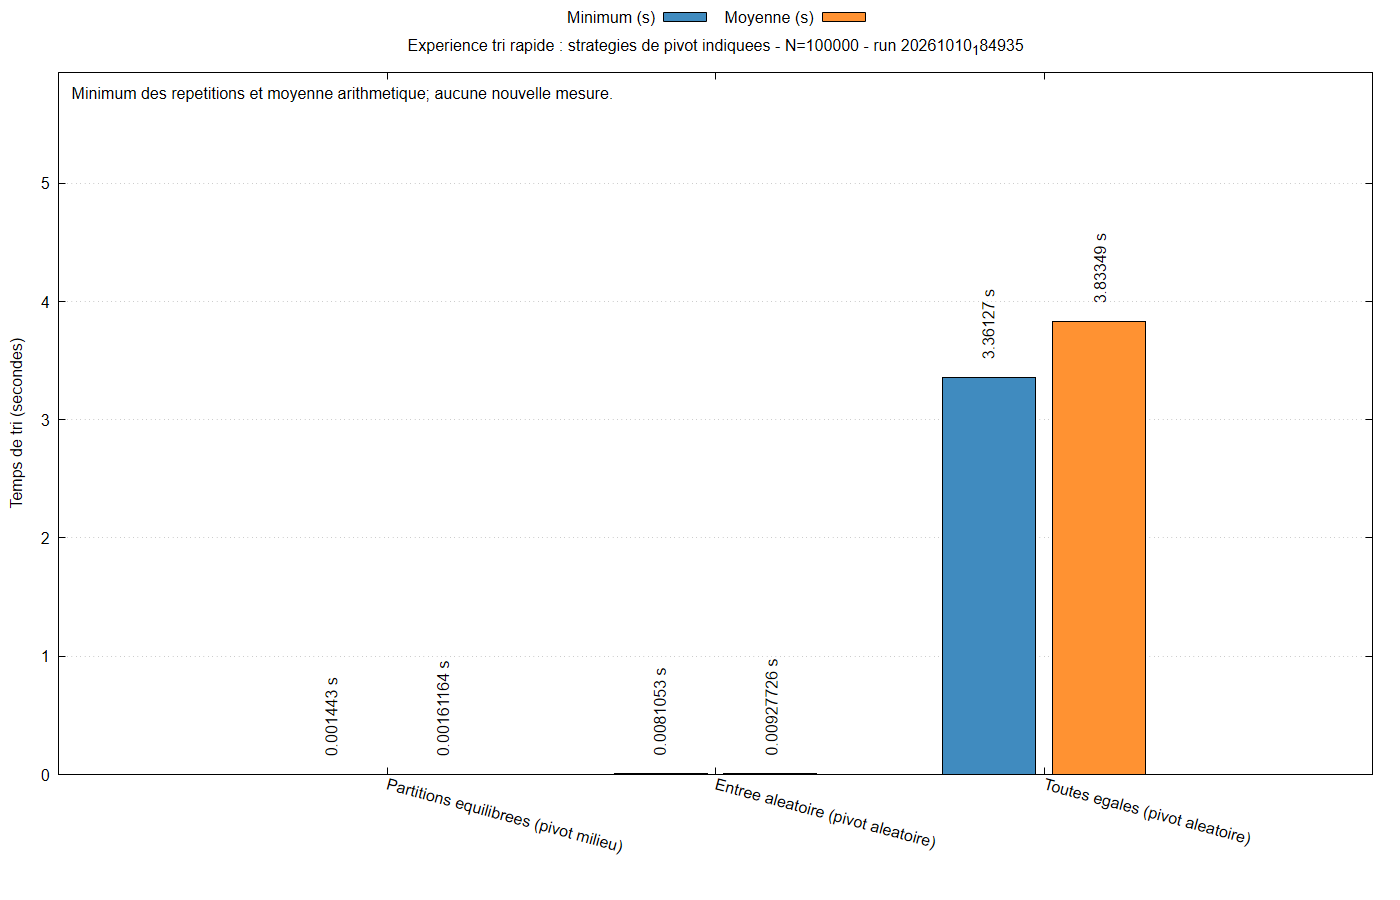

The gnuplot source for this figure:
set encoding utf8
set terminal pngcairo size 1400,900 font 'Arial,12'
set output 'graphiques/20261010_184935/histogrammes/experience_rapide_100000.png'
set datafile separator ';'
set datafile missing 'non_mesure'
set title 'Experience tri rapide : strategies de pivot indiquees - N=100000 - run 20261010_184935'
set ylabel 'Temps de tri (secondes)'
set style data histograms
set style histogram clustered gap 1
set style fill solid 0.85 border -1
set boxwidth 0.85
set grid ytics
set key outside top center horizontal
set xtics rotate by -15
set bmargin 7
set yrange [0:5.941902432]
set label 1 'Minimum des repetitions et moyenne arithmetique; aucune nouvelle mesure.' at graph 0.01,0.97 front
plot 'graphiques/20261010_184935/histogrammes/experience_rapide_100000.dat' every ::1 using 2:xticlabels(1) title 'Minimum (s)' lc rgb '#1f77b4', '' every ::1 using 3 title 'Moyenne (s)' lc rgb '#ff7f0e', '' every ::1 using ($0-0.17):2:(sprintf('%.6g s',column(2))) with labels rotate by 90 left offset 0,1 notitle, '' every ::1 using ($0+0.17):3:(sprintf('%.6g s',column(3))) with labels rotate by 90 left offset 0,1 notitle
unset output
